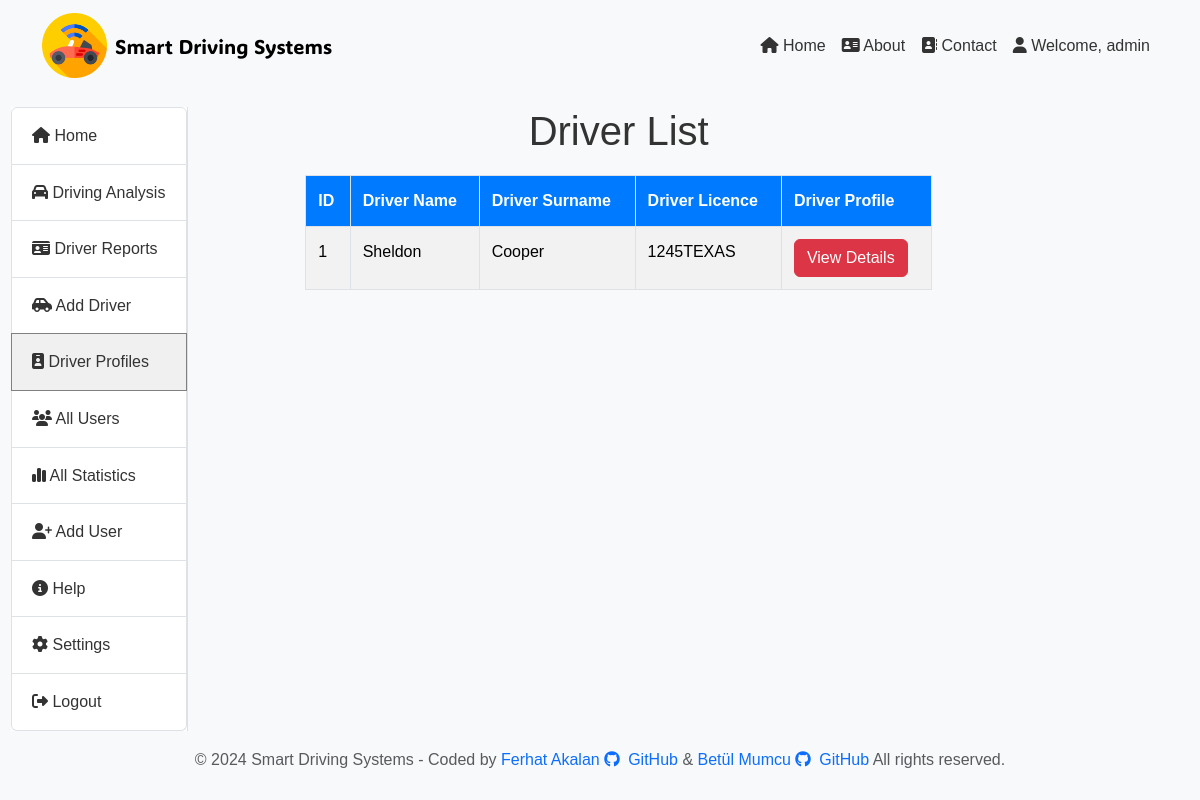
Screenshot of /report/drivers/ (signed in) with the database file from the repository.
### report/models.py (models this page shows, shortened)
class Driver(models.Model):
    user = models.ForeignKey(User, on_delete=models.CASCADE)
    driver_name = models.CharField(max_length=100)
    driver_surname = models.CharField(max_length=100)
    driver_licence = models.CharField(max_length=50, unique=True)
    driver_photo = models.ImageField(upload_to='driver_photos/', null=True, blank=True,
                                     help_text="Maximum 2MB and allowed formats: JPG, JPEG, PNG")
    created_at = models.DateTimeField(default=timezone.now)
    birth_date = models.DateField(null=True, blank=True)
    contact_number = models.CharField(max_length=20, null=True, blank=True)
    driver_email = models.EmailField(null=True, blank=True)

### report/views.py (the view)
# urls.py: path('drivers/', views.driver_list, name='driver_list'),
@login_required
def driver_list(request):
    drivers = Driver.objects.filter(user=request.user)  # Tüm sürücüleri alır
    return render(request, 'driver-list.html', {'drivers': drivers})

### report/templates/driver-list.html (shortened to what this page needs)
{% extends 'layout.html' %}
{% load static %}
{% block content %}
<!DOCTYPE html>
<html lang="en">
<head>
    <link rel="stylesheet" href="{% static 'css/style.css' %}">
</head>
<body>
<main class="container">
    <div class="row">
        <div class="col-md-8 offset-md-1 mt-3">
            <h1 class="text-center">Driver List</h1>
            <table class="table table-bordered table-striped table-hover animated fadeInUp">
                <thead>
                    <tr>
                        <th scope="col">ID</th>
                        <th scope="col">Driver Name</th>
                        <th scope="col">Driver Surname</th>
                        <th scope="col">Driver Licence</th>
                        <th scope="col">Driver Profile</th>
                    </tr>
                </thead>
                <tbody>
                    {% for driver in drivers %}
                    <tr>
                        <td>{{ driver.id }}</td>
                        <td>{{ driver.driver_name }}</td>
                        <td>{{ driver.driver_surname }}</td>
                        <td>{{ driver.driver_licence }}</td>
                        <td><a href="{% url 'driver_profiles' driver.id  %}"class="btn btn-danger">View Details</a></td>
                    </tr>
                    {% endfor %}
                </tbody>
            </table>
        </div>
    </div>
</main>
</body>
</html>
{% endblock %}

### templates/partials/_navbar.html (shortened to what this page needs)
{% load static %}
<link rel="stylesheet" type="text/css" href="{% static 'css/style.css' %}" />
<nav class="navbar navbar-expand-lg navbar-light bg-light">
  <div class="container">
    <a class="navbar-brand d-flex align-items-center" href="/">
      <img src="{% static 'img/logo.png' %}" alt="Logo" width="65" />
      <span class="ms-2" style="font-family: 'FasterOne'; font-size: 1.25rem"
        >Smart Driving Systems</span
      >
    </a>
    <div class="collapse navbar-collapse" id="navbarNav">
      <ul class="navbar-nav ms-auto">
        <li class="nav-item">
          <a class="nav-link" href="/"><i class="fas fa-home"></i> Home</a>
        </li>
        <li class="nav-item">
          <a class="nav-link" href="{% url 'about' %}"
            ><i class="fas fa-address-card"></i> About</a
          >
        </li>
        <li class="nav-item">
          <a class="nav-link" href="{%url 'contact'%}"
            ><i class="fas fa-address-book"></i> Contact</a
          >
        </li>
        {% if user.is_authenticated %}
        <li class="nav-item">
          <a class="nav-link" href="#"
            ><i class="fa-solid fa-user"></i> Welcome, {{ user.username }}</a
          >
        </li>
        {% endif %}
      </ul>
    </div>
  </div>
</nav>

### static/css/style.css (style rules this page uses)
body { font-family: Arial, sans-serif; line-height: 1.6; background-color: #f9f9f9; color: #333; }

### templates/partials/_navbar.html (style rules this page uses)
.nav-link { color: #333 !important; }

### report/templates/driver-list.html (style rules this page uses)
body { font-family: Arial, sans-serif; background-color: #f8f9fa; line-height: 1.6; }
.table { width: 100%; border-collapse: collapse; border: 1px solid #dee2e6; margin-top: 20px; }
.table th, .table td { padding: 12px; text-align: left; border-bottom: 1px solid #dee2e6; }
.table th { background-color: #007bff; color: #fff; }
.table-striped tbody tr:nth-child(odd) { background-color: #e9ecef; }
.animated { animation-duration: 1s; animation-fill-mode: both; }
.fadeInUp { animation-name: fadeInUp; }

### rows the page displays
Driver: id "1", driver_name "Sheldon", driver_surname "Cooper", driver_licence "1245TEXAS"

### other values shown
{{ user.username }} "admin"
